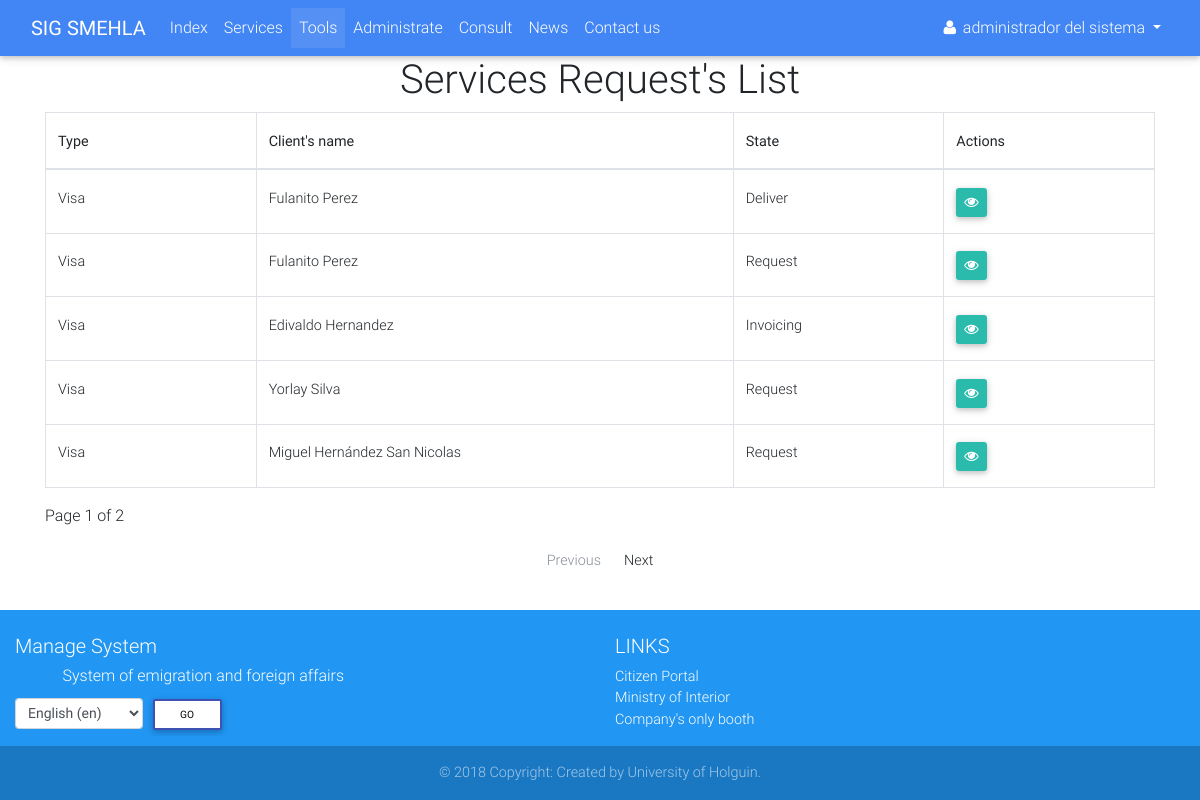
/tools/ (signed in), run on the app's committed database.
### accounts/models.py (models this page shows, shortened)
class Profile(AbstractUser):
    OCCUPATION_TYPE = (
        ('FAC', _('Functionary of Attention to Customer')),
        ('BAC', _('Boss of Attention to Customer')),
        ('BDAC', _('Boss of Departament of Attention to Customer')),
        ('DIR', _('Director')),
        ('ADMIN', _('Administrator')),
    )
    born_date = models.DateField(_('Born date'), blank=True, null=True, validators=[validate_born_date])
    occupation = models.CharField(_('Occupation'), max_length=5, choices=OCCUPATION_TYPE, default='FAC')
    REQUIRED_FIELDS = ['email', 'born_date']
    class Meta:
        verbose_name = _('Profile')
        verbose_name_plural = _('Profiles')
    def __str__(self):
        if self.first_name and self.last_name:
            return self.get_full_name()
        else:
            return self.username

### services/models.py (models this page shows, shortened)
class Service(models.Model):
    SERVICE_STATUS = (
        ('1', _('Request')),
        ('2', _('Invoicing')),
        ('3', _('Revision')),
        ('4', _('Authenticating')),
        ('5', _('Deliver')),
    )
    SERVICE_TYPE = {
        'None': _('Unknown service type'),
        'visa': _('Visa'),
        'passport': _('Passport'),
    }
    client = models.ForeignKey(verbose_name=_('Client'), to=Client, on_delete=models.CASCADE)
    status = models.CharField(_('Status'), max_length=1, choices=SERVICE_STATUS, default='1')
    service_type = None
    def get_service_type(self):
        if self.service_type:
            return self.SERVICE_TYPE[self.service_type]
        else:
            return self.SERVICE_TYPE['None']

class Client(models.Model):
    CIVIL_STATUS = (
        ('S', _('Single')),
        ('E', _('Engaged')),
        ('M', _('Married')),
        ('W', _('Widower')),
    )
    def upload_file(self, filename):
        ext = filename.split('.')[-1]
        return 'clients/{}.{}'.format(self.ci, ext)
    def upload_image(self, filename):
        ext = filename.split('.')[-1]
        return 'clients/picture/{}.{}'.format(self.first_name, ext)
    ci = models.CharField(_('Identity card'), max_length=13, unique=True)
    picture = models.ImageField(_('Picture'), upload_to=upload_image, null=True, blank=True)
    first_name = models.CharField(_('First name'), max_length=30)
    last_name = models.CharField(_('Last name'), max_length=150)
    born_date = models.DateField(_('Born date'), validators=[validators.validate_born_date])
    civil_status = models.CharField(_('Civil status'), choices=CIVIL_STATUS, max_length=1)
    naturalness = models.CharField(_("Naturalness"), max_length=30)
    nationality = models.CharField(_('Nationality'), max_length=30)
    father = models.CharField(_('Father name'), max_length=200)
    mother = models.CharField(_('Mother name'), max_length=200)
    address = models.TextField(_('Address'))
    email = models.EmailField(_('Email'))
    phone = models.PositiveIntegerField(_('Phone number'))
    data_attachment = models.FileField(_('Data attachment'), upload_to=upload_file, null=True, blank=True)
    def get_full_name(self):
        full_name = '%s %s' % (self.first_name, self.last_name)
        return full_name.strip()
    class Meta:
        verbose_name = _('Client')
        verbose_name_plural = _('Clients')

### services/views.py (the view)
# urls.py: path('tools/', views.ServiceToolsView.as_view(), name='tools'),
class ServiceToolsView(mixins.LoginRequiredMixin, mixins.NavbarMixin, generic.ListView):
    tab_name = 'tools'
    template_name = 'services/tools.html'
    model = models.Service
    paginate_by = 5

### accounts/mixins.py (called while the page is built)
    def get_tab_name(self):
        if self.tab_name:
            return self.tab_name
        else:
            return 'init'

    def get_context_data(self, **kwargs):
        context = super(NavbarMixin, self).get_context_data(**kwargs)
        context['tab'] = self.get_tab_name()
        return context

### services/templates/services/tools.html (shortened to what this page needs)
{% extends 'navbar.html' %}
{% load i18n %}
{% block main %}
    <div class="container">
        <h1 class="text-center">{% trans "Services Request's List" %}</h1>
        <div class="row">
            <div class="col-12">
                <table class="table table-bordered table-hover" cellspacing="0" width="100%">
                    <thead>
                    <tr>
                        <th class="th-sm">{% trans 'Type' %}</th>
                        <th class="th-sm">{% trans "Client's name" %}</th>
                        <th class="th-sm">{% trans 'State' %}</th>
                        <th class="th-sm">{% trans 'Actions' %}</th>
                    </tr>
                    </thead>
                    <tbody>
                    {% for service in page_obj %}
                        <tr>
                            {% if service.visa %}
                                <td>{{ service.visa.get_service_type }}</td>
                            {% else %}
                                <td>{{ service.passport.get_service_type }}</td>
                            {% endif %}
                            <td>
                                <a href="{% url 'services:client_detail' service.client.pk %}">{{ service.client.get_full_name }}</a>
                            </td>
                            <td>{{ service.get_status_display }}</td>
                            <td class="btn-group-sm">
                                {% if service.visa %}
                                    <a href="{% url 'services:service_detail' service.visa.service_type service.pk %}"
                                       class="btn btn-default">
                                        <i class="fa fa-eye"></i>
                                    </a>
                                {% elif service.passport %}
                                    <a href="{% url 'services:service_detail' service.passport.service_type service.pk %}"
                                       class="btn btn-default">
                                        <i class="fa fa-eye"></i>
                                    </a>
                                {% endif %}
                            </td>
                        </tr>
                    {% empty %}
                        <tr>
                            <td colspan="4" class="text-center text-danger">No existen ningun servicio en el sistema
                            </td>
                        </tr>
                    {% endfor %}
                    </tbody>
                </table>
                <p>Page {{ page_obj.number }} of {{ paginator.num_pages }}</p>
                <nav aria-label="Page navigation">
                    <ul class="pagination pg-blue justify-content-center">
                        <li class="page-item {% if not page_obj.has_previous %}disabled{% endif %}">
                            <a href="{% if page_obj.has_previous %}?page={{ page_obj.previous_page_number }}{% endif %}"
                               class="page-link" tabindex="'1">{% trans 'Previous' %}</a>
                        </li>
                        <li class="page-item {% if not page_obj.has_next %}disabled{% endif %}">
                            <a href="{% if page_obj.has_next %}?page={{ page_obj.next_page_number }}{% endif %}"
                               class="page-link">{% trans 'Next' %}</a>
                        </li>
                    </ul>
                </nav>
            </div>
        </div>
    </div>
{% endblock %}

### accounts/templates/navbar.html (shortened to what this page needs)
{% extends 'base.html' %}
{% load static %}
{% load i18n %}
{% block styles %}
    <link rel="stylesheet" href="{% static 'accounts/css/navbar.css' %}">
{% endblock %}
{% block content %}
    <header>
        <nav class="navbar navbar-expand-lg navbar-dark primary-color">
            <div class="container-fluid">
                <a href="{% url 'services:index' %}" class="navbar-brand">
                    <strong>SIG SMEHLA</strong>
                </a>
                <div class="collapse navbar-collapse" id="navbar">
                    <ul class="navbar-nav mr-auto">
                        <li class="nav-item" id="init">
                            <a href="{% url 'services:index' %}" class="nav-link">{% trans 'Index' %}
                                </a>
                        </li>
                        <li class="nav-item" id="services">
                            <a href="{% url 'services:services' %}" class="nav-link">{% trans 'Services' %}</a>
                        </li>
                        {% if user.is_authenticated %}
                            <li class="nav-item" id="tools">
                                <a href="{% url 'services:tools' %}" class="nav-link">{% trans 'Tools' %}</a>
                            </li>
                        {% endif %}
                        {% if user.is_superuser %}
                            <li class="nav-item" id="dashboard">
                                <a href="{% url 'accounts:dashboard' %}" class="nav-link">{% trans 'Administrate' %}</a>
                            </li>
                        {% endif %}
                        <li class="nav-item" id="status">
                            <a href="{% url 'services:status' %}" class="nav-link">{% trans 'Consult' %}</a>
                        </li>
                        <li class="nav-item" id="news">
                            <a href="{% url 'news:list' %}" class="nav-link">{% trans 'News' %}</a>
                        </li>
                        <li class="nav-item">
                            <a href="#" class="nav-link" data-toggle="modal"
                               data-target="#contact">{% trans 'Contact us' %}</a>
                        </li>
                    </ul>
                    <div class="form-inline">
                        <ul class="navbar-nav mr-auto">
                            <li class="nav-item">
                                {% if user.is_authenticated %}
                                    <div class="dropdown">
                                        <a href="#" id="test" class="nav-link waves-effect waves-light dropdown-toggle"
                                           data-toggle="dropdown" aria-haspopup="true" aria-expanded="false">
                                            <i class="fa fa-user"></i>
                                            <span class="clearfix d-none d-sm-inline-block">{{ user }}</span>
                                        </a>
                                    </div>
                                {% else %}
                                    <a href="{% url 'accounts:login' %}" class="nav-link">
                                        <i class="fa fa-sign-in"></i>
                                    </a>
                                {% endif %}
                            </li>
                        </ul>
                    </div>
                </div>
            </div>
        </nav>
    </header>
    <main>
        {% block main %}
        {% endblock %}
    </main>
    <footer class="page-footer font-small blue pt-4">
        <div class="container-fluid text-center text-md-left">
            <div class="row">
                <div class="col-md-6 mt-md-0 mt-3">
                    <h5>{% trans 'Manage System' %}</h5>
                    <h6 class="offset-1">{% trans 'System of emigration and foreign affairs' %}</h6>
                    <form action="{% url 'set_language' %}" method="post">{% csrf_token %}
                        <label>
                            <select name="language" class="form-control form-control-sm" id="languages">
                                {% get_available_languages as LANGUAGES %}
                                {% get_language_info_list for LANGUAGES as languages %}
                                {% get_current_language as LANGUAGE_CODE %}
                                {% for language in languages %}
                                    <option value="{{ language.code }}"{% if language.code == LANGUAGE_CODE %}
                                            selected{% endif %}>
                                        {{ language.name_local }} ({{ language.code }})
                                    </option>
                                {% endfor %}
                            </select>
                        </label>
                        <input type="submit" value="{% trans 'Go' %}" class="btn btn-outline-indigo btn-white btn-sm">
                    </form>
                </div>
                <div class="col-md-3 mb-md-0 mb-3">
                    <h5 class="text-uppercase">{% trans 'Links' %}</h5>
                    <ul class="list-unstyled">
                        <li>
                            <a href="http://www.cidadao.gov.ao" target="_blank">{% trans 'Citizen Portal' %}</a>
                        </li>
                        <li>
                            <a href="http://www.minint.gov.ao" target="_blank">{% trans 'Ministry of Interior' %}</a>
                        </li>
                        <li>
                            <a href="http://gue.minjus-ao.com" target="_blank">{% trans "Company's only booth" %}</a>
                        </li>
                    </ul>
                </div>
            </div>
        </div>
        <div class="footer-copyright text-center py-3">
            &copy; 2018 {% trans 'Copyright: Created by University of Holguin' %}.
        </div>
    </footer>
{% endblock %}

### accounts/static/accounts/css/navbar.css (style rules this page uses)
body { display: flex; min-height: 100vh; flex-direction: column; }
main { flex: 1 0 auto; }

### data on the page
Profile: first_name+last_name "administrador del sistema"
Service: visa.get_service_type "Visa", client.get_full_name "Fulanito Perez", status "Deliver"
Service: visa.get_service_type "Visa", client.get_full_name "Fulanito Perez", status "Request"
Service: visa.get_service_type "Visa", client.get_full_name "Edivaldo Hernandez", status "Invoicing"
Service: visa.get_service_type "Visa", client.get_full_name "Yorlay Silva", status "Request"
Service: visa.get_service_type "Visa", client.get_full_name "Miguel Hernández San Nicolas", status "Request"

### other printed values
{{ page_obj.number }} "1"
{{ paginator.num_pages }} "2"
form field language "English (en)"
